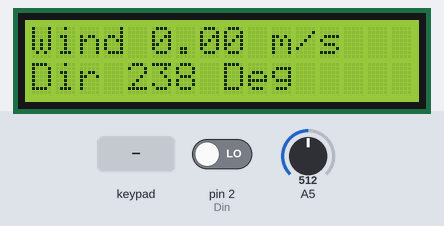
A sketch run on a simulated Arduino Uno, built with avr-gcc and run on an emulated ATmega328P. Parts: 16×2 character LCD. The inputs (shaded band) are chosen by the test bench; at power-on: A5 = 512, pin 2 (Din) LOW. WiFi joins after 1.5 s; servers stay silent unless stated; no MQTT or app messages arrive unless stated; what the sketch prints to the serial monitor is not drawn.

Above: at 2.7 s.
2.8 s: keypad keys 1 3 9 7 2 2 2 2 A pressed 0.4 s apart
At 7.3 s:
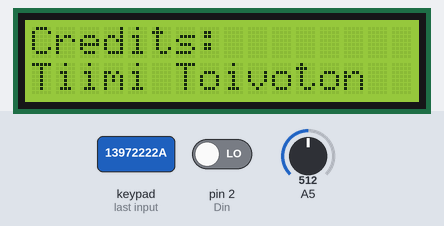
7.9 s: key '3' pressed
At 9.2 s:
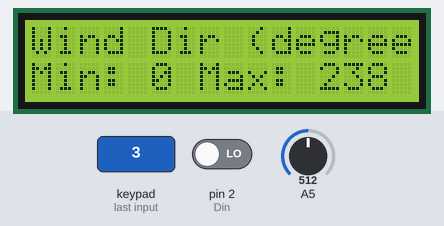
9.5 s: A5 set to 716
At 10.5 s:
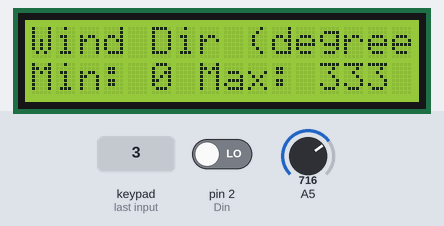
11.0 s: keypad keys 1 3 9 7 2 2 2 2 pressed 0.4 s apart
At 12.1 s:
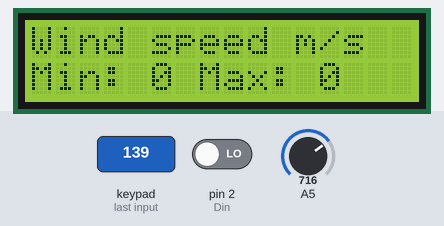
15.7 s: A5 set to 0
At 16.0 s:
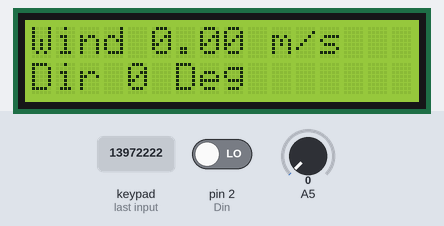
Timing chart, 0 to 18.7 s (numbered marks = the images above; inputs shaded):
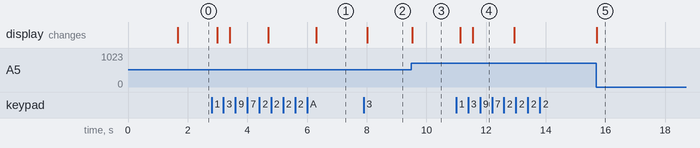

The sketch:

toivoton-weather-station.ino
```cpp
// Tämä ohjelma lukee tuulen nopeuden ja suunnan, näyttää tiedot LCD-näytöllä ja lähettää ne MQTT-palvelimelle.

#include <LiquidCrystal.h>
#include <Ethernet.h>
#include <PubSubClient.h>
#include <TimerOne.h>
#include <Keypad.h>

// LCD-näytön liitäntäpinnejä varten
const int rs = 8, e = 7, d4 = 6, d5 = 5, d6 = 4, d7 = 3;
LiquidCrystal lcd(rs, e, d4, d5, d6, d7);

// Aikakatkaisijan tila
bool timeswitch = true;

// Digitaalisen tuulimittarin tulo
const byte Din = 2;

// Näppäimistön määrittely (4x4 matriisi)
const byte ROWS = 4;
const byte COLS = 4;
byte rowPins[ROWS] = {18}; // Rivipinnit
byte colPins[COLS] = {14, 15, 16, 17}; // Sarakepinnit
char keys[ROWS][COLS] = {
    {'1', '2', '3', 'A'},
    {'4', '5', '6', 'B'},
    {'7', '8', '9', 'C'},
    {'*', '0', '#', 'D'}
};
Keypad customKeypad = Keypad(makeKeymap(keys), rowPins, colPins, ROWS, COLS);

// Ethernet- ja MQTT-määritykset
byte server[] = {10, 6, 0, 23}; // MQTT-palvelimen IP-osoite
unsigned int Port = 1883;       // MQTT-palvelimen portti
EthernetClient ethClient;       // Ethernet-kirjaston client-olio
PubSubClient client(server, Port, ethClient); // MQTT-client-olio
#define outTopic "ICT4_out_2020" // MQTT-lähetyksen aihe
static uint8_t mymac[6] = {0x44, 0x76, 0x59, 0x10, 0x00, 0x62}; // Ethernet MAC-osoite
char* clientId = "a731fsd4"; // MQTT-clientin tunniste

// Ajastimen määrittely
TimerOne messageTimer;

// setup-funktio, joka suoritetaan kerran ohjelman alussa
void setup() {
  lcd.begin(16, 2); // Määritetään LCD-näytön koko (16x2)
  Serial.begin(9600); // Sarjaliikenteen alustus
  Serial.println("Serial active"); // Ilmoitus sarjaliikenteen toiminnasta
  pinMode(Din, INPUT); // Määritetään digitaalinen tulo
  attachInterrupt(digitalPinToInterrupt(Din), takeTime, RISING); // Keskeytys tuulimittarin signaalille
  fetch_IP(); // Haetaan IP-osoite Ethernet-yhteydelle
  messageTimer.initialize(10000000); // Ajastimen asetus (10 sekuntia)
  messageTimer.attachInterrupt(timerISR); // Ajastimen keskeytyksen aktivointi
}

// Muuttujat keskiarvojen laskentaa ja muita toimintoja varten
volatile int digiSum = 0, digiCount = 0, degree;
volatile int analogSum = 0, analogCount = 0;
volatile bool sendFlag = true, printSwitch = true, ipData = false, minmax = false, digi = false, newEdge = false;
volatile int dmin = 0, dmax = 0, amin = 0, amax = 0;
volatile float frequency, windSpeed;
unsigned long timeold, timenew;

// Keskeytysrutiini tuulimittarin signaalin käsittelyyn
void takeTime() {
  timeold = timenew;
  timenew = micros(); // Tallennetaan nykyinen aika mikrosekunteina
  newEdge = true; // Merkitään uusi signaali havaittavaksi
  digiCount += 1; // Kasvatetaan digitaalisten mittausten laskuria
}

// Ajastimen keskeytysrutiini
void timerISR() {
  sendFlag = true; // Asetetaan lähetyslippu aktiiviseksi
}

// Ethernet-yhteyden muodostaminen ja IP-osoitteen hakeminen
void fetch_IP() {
    Serial.println("Starting ethernet connection");
    bool connectionSuccess = Ethernet.begin(mymac); // Yhdistetään Ethernet-verkkoon
    if (!connectionSuccess) {
        Serial.println("Failed to access Ethernet controller"); // Yhteys epäonnistui
    } else {
        Serial.println("Connected with IP: " + Ethernet.localIP()); // Tulostetaan IP-osoite
    }
}

// MQTT-palvelimeen yhdistäminen
void connect_MQTT_server() {
    Serial.println("Connecting to MQTT");
    if (client.connect(clientId)) { // Tarkistetaan yhteys
        Serial.println("Connected OK"); // Yhdistetty onnistuneesti
    } else {
        Serial.println("Connection failed."); // Yhteys epäonnistui
    }
}

// loop-funktio, joka suoritetaan jatkuvasti
void loop() {
  char key = customKeypad.getKey(); // Luetaan näppäimistön painallus
  if (key == '1') {
    printSwitch = false;
    ipData = true; // Näytetään IP-tiedot
    minmax = false;
  }
  else if(key == '2') {
    printSwitch = true; // Näytetään reaaliaikaiset tiedot
    ipData = false;
    minmax = false;
  }
  else if(key == '3') {
    printSwitch = false;
    ipData = false;
    minmax = true; // Näytetään minimi- ja maksimiarvot
    digi = !digi; // Vaihdetaan digitaalisen ja analogisen välillä
  }
  else if(key == 'A') {
    printSwitch = false;
    ipData = false;
    minmax = false;
    lcd.clear();
    lcd.setCursor(0, 0);
    lcd.print("Credits:");
    lcd.setCursor(0, 1);
    lcd.print("Tiimi Toivoton"); // Näytetään tiimin nimi
  }
  delay(100); // Lyhyt viive

  // Analogisen tuulimittarin lukeminen
  int A5pin = analogRead(A5);
  float A5voltage = A5pin * (5.0 / 1023.0); // Muutetaan jännite
  degree = map(A5pin, 0, 773, 0, 360); // Muutetaan asteiksi
  analogSum += degree;
  analogCount += 1;
  if(degree < amin) amin = degree; // Päivitetään minimiarvo
  if(degree > amax) amax = degree; // Päivitetään maksimiarvo

  // Digitaalisen tuulimittarin lukeminen
  if(newEdge) {
    unsigned long period = timenew - timeold;
    if(period > 0) {
      frequency = 1000000.0 / period; // Lasketaan taajuus
      windSpeed = round(-0.24 + frequency * 0.699); // Lasketaan tuulen nopeus
      digiSum += windSpeed;
    }
    Serial.println(frequency);
    Serial.println(windSpeed);
    newEdge = false;
  }

  if(windSpeed < dmin) dmin = windSpeed; // Päivitetään minimiarvo
  if(windSpeed > dmax) dmax = windSpeed; // Päivitetään maksimiarvo

  // Näytetään reaaliaikaiset tiedot LCD-näytöllä
  if(printSwitch) {
    lcd.clear();
    lcd.setCursor(0, 0);
    lcd.print("Wind ");
    lcd.print(windSpeed);
    lcd.print(" m/s");
    lcd.setCursor(0, 1);
    lcd.print("Dir ");
    lcd.print(degree);
    lcd.print(" Deg");
  }

  // Näytetään IP- ja MQTT-tiedot LCD-näytöllä
  if(ipData) {
    lcd.clear();
    lcd.setCursor(0, 0);
    lcd.print("10.6.0.23");
    lcd.setCursor(0, 1);
    if(client.connected()) {
      lcd.print("MQTT up");
    }
    else {
      lcd.print("MQTT down");
    }
  }

  // Näytetään minimi- ja maksimiarvot LCD-näytöllä
  if(minmax) {
    if(digi) {
      lcd.clear();
      lcd.setCursor(0, 0);
      lcd.print("Wind speed m/s");
      lcd.setCursor(0, 1);
      lcd.print("Min: ");
      lcd.print(dmin);
      lcd.print(" Max: ");
      lcd.print(dmax);
    }
    else {
      lcd.clear();
      lcd.setCursor(0, 0);
      lcd.print("Wind Dir (degrees)");
      lcd.setCursor(0, 1);
      lcd.print("Min: ");
      lcd.print(amin);
      lcd.print(" Max: ");
      lcd.print(amax);
    }
  }

  // Lähetetään tiedot MQTT-palvelimelle
  if (sendFlag) {
    if(!client.connected()) {
      connect_MQTT_server(); // Yhdistetään palvelimeen, jos ei ole yhteyttä
    }
    sendFlag = false;

    // Lähetetään analogiset tiedot
    int analogAvg = (analogCount > 0) ? analogSum / analogCount : 0;
    Serial.print("Sent analog = ");
    Serial.println(analogAvg);
    String msg = "IOTJS={\"S_name\":\"toivoton_TuulenSuunta\",\"S_value\":";
    msg.concat(analogAvg);
    msg.concat("}");
    int msg_len = msg.length() + 1;
    char payload[msg_len];
    msg.toCharArray(payload, msg_len);
    client.publish(outTopic, payload);
    delay(50);

    // Lähetetään digitaaliset tiedot
    int digiAvg = (digiCount > 0) ? digiSum / digiCount : 0;
    Serial.print("Sent digi = ");
    Serial.println(digiAvg);
    String msg1 = "IOTJS={\"S_name\":\"toivoton_TuulenNopeus\",\"S_value\":";
    msg1.concat(digiAvg);
    msg1.concat("}");
    int msg1_len = msg1.length() + 1;
    msg1.toCharArray(payload, msg1_len);
    client.publish(outTopic, payload);
    delay(50);
    Serial.println(payload);

    // Nollataan laskurit
    analogSum = 0;
    analogCount = 0;
    digiSum = 0;
    digiCount = 0;
  }
}
```

Measured:
- after the input at 2.8 s, the display: first changes after 0.19 s (image 1 shows a later state)
- after the input at 7.9 s, the display: changes after 0.12 s (image 2)
- after the input at 9.5 s, the display: changes at once (image 3)
- after the input at 11.0 s, the display: first changes after 0.14 s (image 4 shows a later state)
- after the input at 15.7 s, the display: changes at once (image 5)
